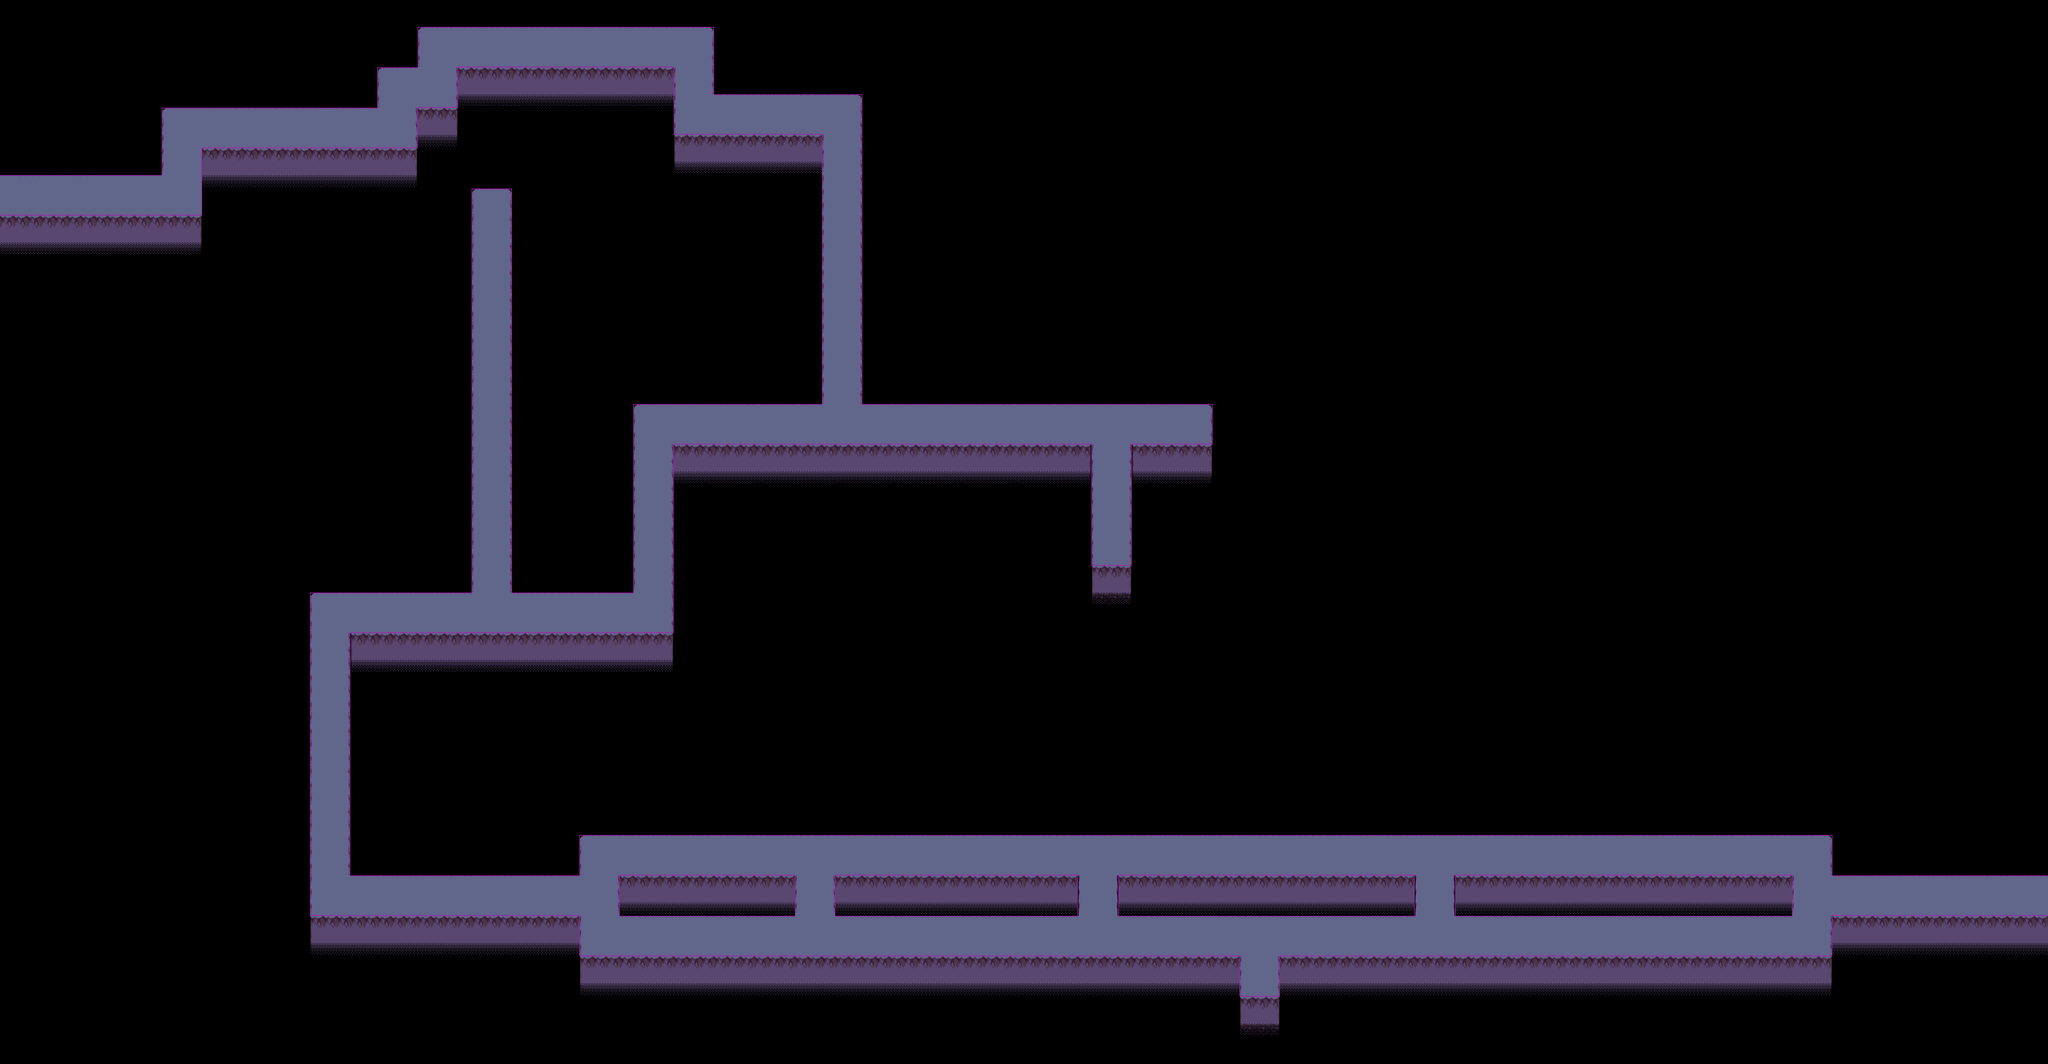

A level layout from a 2D game, rendered from its tile map. Below: a short description, then the map file with tile-grid data replaced by summaries:
An orthogonal 152x79 tile map with 40x40 px tiles, 3 tile layers (ground, shadows, battleborder), 2 tilesets and 105 objects (14x interactable, 2x transition, chest, entry_l, spawn, ...).

<map version="1.10" tiledversion="1.10.0" orientation="orthogonal" renderorder="right-down" width="152" height="79" tilewidth="40" tileheight="40" infinite="0" nextlayerid="8" nextobjectid="114">
 <editorsettings>
  <export target="data.lua" format="lua" />
 </editorsettings>
 <properties>
  <property name="music" value="creepylandscape" />
 </properties>
 <tileset firstgid="1" source="../../tilesets/dark.tsx" />
 <tileset firstgid="86" source="../../tilesets/battleLayer.tsx" />
 <layer id="1" name="ground" width="152" height="79">
  <data>[12008 cells, 2430 non-empty, 18 distinct tile ids]</data>
 </layer>
 <layer id="2" name="shadows" width="152" height="79">
  <data>[12008 cells, 332 non-empty, 1 distinct tile ids]</data>
 </layer>
 <layer id="5" name="battleborder" width="152" height="79">
  <data>[12008 cells, 925 non-empty, 9 distinct tile ids]</data>
 </layer>
 <objectgroup color="#0000ff" id="7" name="collisions">
  <object id="44" x="1240" y="40" width="880" height="40" />
  <object id="45" x="2120" y="40" width="40" height="240" />
  <object id="46" x="2160" y="240" width="440" height="40" />
  <object id="47" x="2560" y="280" width="40" height="920" />
  <object id="48" x="2400" y="400" width="40" height="800" />
  <object id="49" x="2000" y="400" width="400" height="40" />
  <object id="50" x="1960" y="200" width="40" height="240" />
  <object id="51" x="1360" y="200" width="600" height="40" />
  <object id="52" x="1360" y="240" width="40" height="120" />
  <object id="53" x="1240" y="320" width="120" height="40" />
  <object id="54" x="1240" y="360" width="40" height="120" />
  <object id="55" x="600" y="440" width="640" height="40" />
  <object id="56" x="480" y="280" width="640" height="40" />
  <object id="57" x="440" y="280" width="40" height="240" />
  <object id="58" x="0" y="480" width="440" height="40" />
  <object id="59" x="0" y="640" width="600" height="40" />
  <object id="60" x="600" y="480" width="40" height="200" />
  <object id="61" x="1080" y="160" width="40" height="120" />
  <object id="62" x="1160" y="160" width="80" height="40" />
  <object id="63" x="1120" y="160" width="40" height="40" />
  <object id="64" x="1200" y="40" width="40" height="120" />
  <object id="65" x="1520" y="520" width="40" height="1240" />
  <object id="66" x="1560" y="1720" width="320" height="40" />
  <object id="67" x="1840" y="1160" width="40" height="560" />
  <object id="68" x="1880" y="1160" width="520" height="40" />
  <object id="69" x="2600" y="1160" width="1000" height="40" />
  <object id="70" x="3600" y="1160" width="40" height="200" />
  <object id="71" x="3360" y="1320" width="240" height="40" />
  <object id="72" x="3360" y="1360" width="40" height="320" />
  <object id="73" x="3200" y="1680" width="200" height="40" />
  <object id="74" x="3200" y="1320" width="40" height="360" />
  <object id="75" x="2000" y="1320" width="1200" height="40" />
  <object id="76" x="2000" y="1360" width="40" height="520" />
  <object id="77" x="1040" y="1880" width="1000" height="40" />
  <object id="78" x="920" y="1720" width="480" height="40" />
  <object id="79" x="880" y="1720" width="40" height="1000" />
  <object id="80" x="1040" y="1920" width="40" height="680" />
  <object id="81" x="880" y="2720" width="840" height="40" />
  <object id="82" x="1080" y="2560" width="640" height="40" />
  <object id="83" x="1680" y="2440" width="40" height="120" />
  <object id="84" x="1720" y="2440" width="3760" height="40" />
  <object id="85" x="5440" y="2480" width="40" height="120" />
  <object id="86" x="5440" y="2720" width="40" height="120" />
  <object id="87" x="3800" y="2840" width="1680" height="40" />
  <object id="88" x="1680" y="2840" width="2000" height="40" />
  <object id="89" x="1680" y="2760" width="40" height="80" />
  <object id="90" x="3640" y="2880" width="40" height="120" />
  <object id="91" x="3680" y="2960" width="120" height="40" />
  <object id="92" x="3800" y="2880" width="40" height="120" />
  <object id="93" x="3320" y="2600" width="880" height="120" />
  <object id="94" x="2480" y="2600" width="720" height="120" />
  <object id="95" x="1840" y="2600" width="520" height="120" />
  <object id="96" x="4320" y="2600" width="1000" height="120" />
  <object id="97" x="5480" y="2560" width="640" height="40" />
  <object id="98" x="5480" y="2720" width="640" height="40" />
  <object id="112" x="1360" y="520" width="160" height="40" />
  <object id="113" x="1360" y="560" width="40" height="1160" />
 </objectgroup>
 <objectgroup color="#ff00ff" id="3" name="objects">
  <object id="1" name="chest" x="1440" y="600" width="40" height="40">
   <properties>
    <property name="item" value="sharp_stone" />
   </properties>
  </object>
  <object id="2" name="interactable" x="3720" y="2880" width="40" height="40">
   <properties>
    <property name="flagcheck" value="depths_stalac_assault" />
    <property name="solid" type="bool" value="true" />
    <property name="text" value="* (It's a dead savepoint.[wait:5] You might have more important things to do than revive it.)" />
    <property name="texture" value="dead_savepoint" />
   </properties>
  </object>
  <object id="6" name="interactable" x="3520" y="1240" width="40" height="40">
   <properties>
    <property name="solid" type="bool" value="true" />
    <property name="text1" value="* (&quot;Wrong way.&quot;)" />
    <property name="text2" value="* You're starting to think you've taken the wrong way.)" />
    <property name="texture" value="world/sign" />
   </properties>
  </object>
  <object id="7" name="transition" x="-40" y="520" width="40" height="120">
   <properties>
    <property name="map" value="depths_4" />
    <property name="marker" value="entry_r" />
   </properties>
  </object>
  <object id="8" name="transition" x="6080" y="2600" width="40" height="120">
   <properties>
    <property name="map" value="depths_6" />
    <property name="marker" value="entry_l" />
   </properties>
  </object>
  <object id="99" name="interactable" x="2320" y="2480" width="40" height="40">
   <properties>
    <property name="solid" type="bool" value="true" />
    <property name="texture" value="bullets/stalac_debris" />
   </properties>
  </object>
  <object id="101" name="interactable" x="2320" y="2520" width="40" height="40">
   <properties>
    <property name="solid" type="bool" value="true" />
    <property name="texture" value="bullets/stalac_debris" />
   </properties>
  </object>
  <object id="102" name="interactable" x="2320" y="2560" width="40" height="40">
   <properties>
    <property name="solid" type="bool" value="true" />
    <property name="texture" value="bullets/stalac_debris" />
   </properties>
  </object>
  <object id="103" name="interactable" x="3160" y="2480" width="40" height="40">
   <properties>
    <property name="solid" type="bool" value="true" />
    <property name="texture" value="bullets/stalac_debris" />
   </properties>
  </object>
  <object id="104" name="interactable" x="3160" y="2520" width="40" height="40">
   <properties>
    <property name="solid" type="bool" value="true" />
    <property name="texture" value="bullets/stalac_debris" />
   </properties>
  </object>
  <object id="105" name="interactable" x="3160" y="2560" width="40" height="40">
   <properties>
    <property name="solid" type="bool" value="true" />
    <property name="texture" value="bullets/stalac_debris" />
   </properties>
  </object>
  <object id="106" name="interactable" x="4160" y="2720" width="40" height="40">
   <properties>
    <property name="solid" type="bool" value="true" />
    <property name="texture" value="bullets/stalac_debris" />
   </properties>
  </object>
  </objectgroup>
 <objectgroup id="6" name="objects_stalaczones" visible="0">
  <!-- 28 objects omitted --></objectgroup>
 <objectgroup color="#aa00ff" id="4" name="markers">
  <!-- 3 objects omitted --></objectgroup>
</map>
<!-- 36 of 105 objects omitted -->
